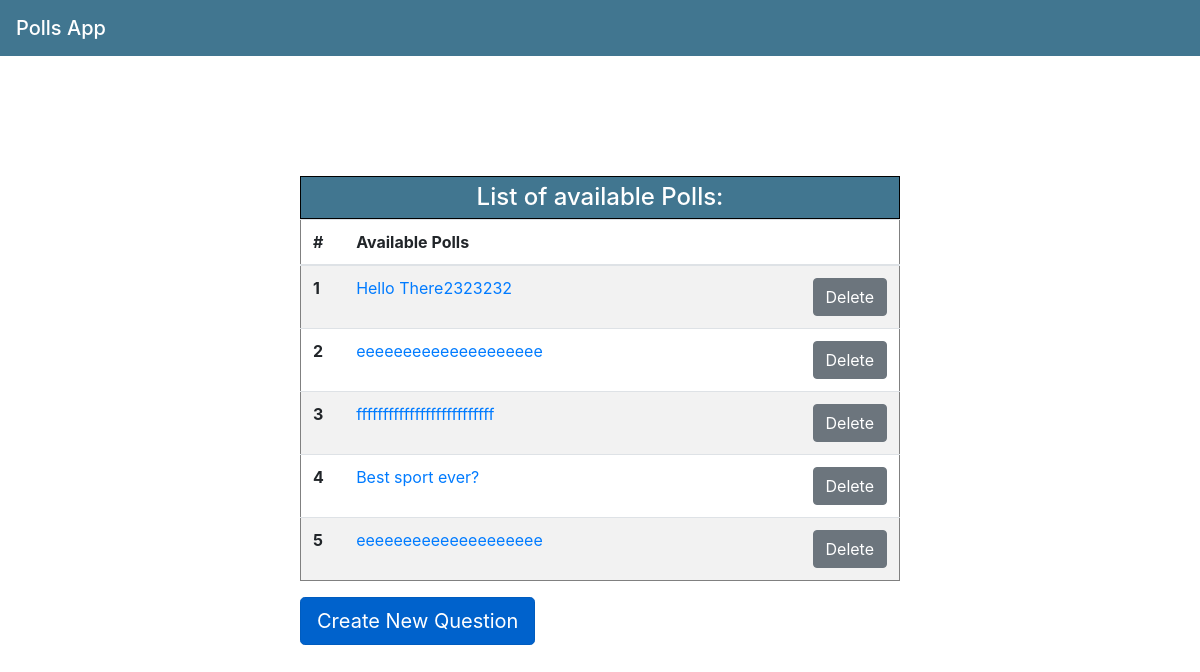
The page /polls/ on the database as committed earlier.
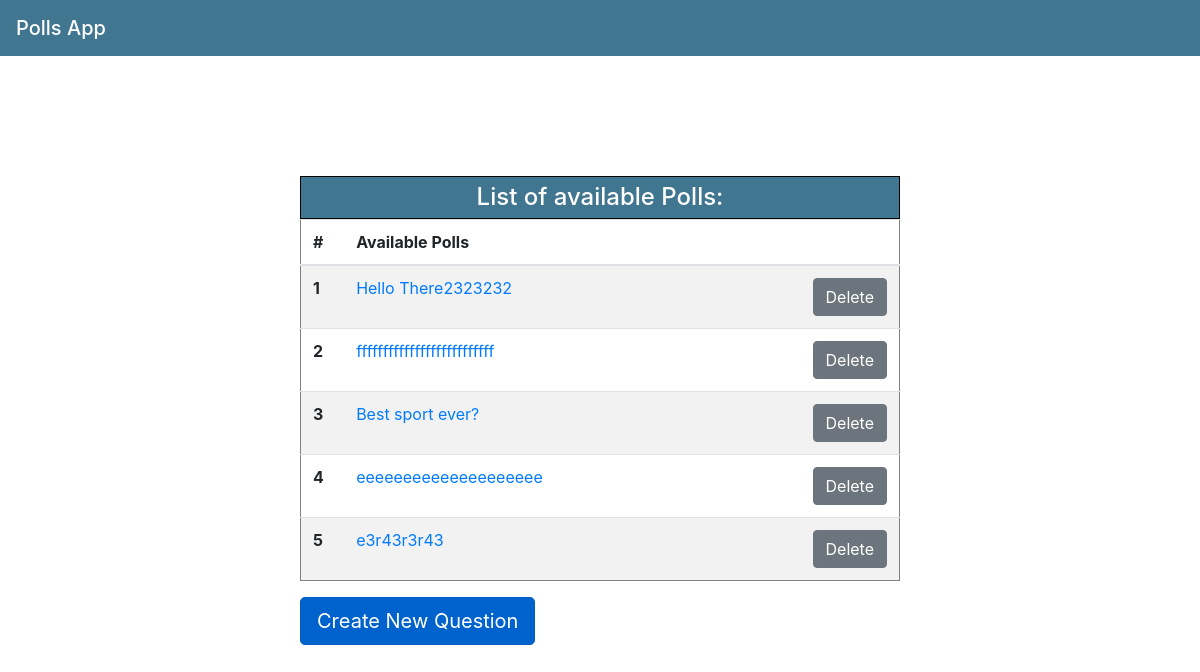
The same page on the database as committed later.
### polls/models.py (models this page shows, shortened)
class Question(models.Model):
    question_text = models.CharField(max_length=200)
    pub_date = models.DateTimeField('date published')

### polls/views.py (the view)
# urls.py: path('', views.IndexView.as_view(), name='index'),
class IndexView(generic.ListView):
    template_name = 'polls/index.html'
    context_object_name = 'latest_question_list'
    def get_queryset(self):
        return Question.objects.order_by('-pub_date')[:5]

### polls/templates/polls/index.html
{% extends 'polls/base.html' %}
{% block content %}
    <div class="pollsContainer">
        <table class="table table-striped pollsTable">
             <thead>
                    <tr>
                        <h4 class = "listTitle">List of available Polls:</h4>
                    </tr>
                    <tr class="rowTable">
                        <th scope="col">#</th>
                        <th scope="col">Available Polls</th>
                        <th scope="col"></th>
                    </tr>
             </thead>
             <tbody>
                {% for question in latest_question_list %}
                    <tr>
                        <th scope="row">{{forloop.counter}}</th>
                        <td><a href="{% url 'polls:detail' question.id %}">{{ question.question_text }}</a></td>
                        <td class="deleteCol"><a class="btn btn-secondary deleteLink" href="{% url 'polls:delete' question.id %}">Delete</a></td>
                    </tr>
               {% endfor %}
             </tbody>
        </table>
        <a class="btn btn-primary btn-lg active" href="{% url 'polls:newQuestion'%}">Create New Question</a>
    </div>
{% endblock %}

Rows that differ between the two databases and show on the page:
removed Question: question_text "eeeeeeeeeeeeeeeeeeee"
now on this page (row unchanged): Question: question_text "e3r43r3r43"
